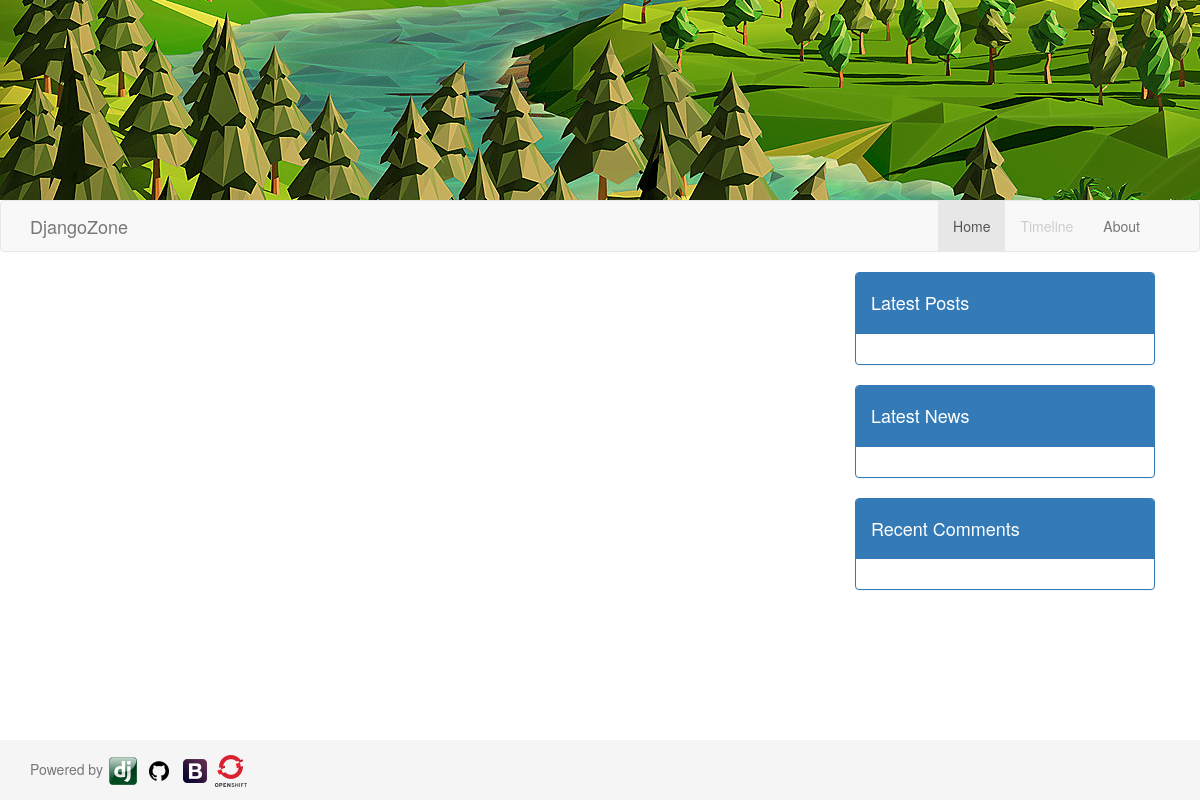
The app's page /, older data.
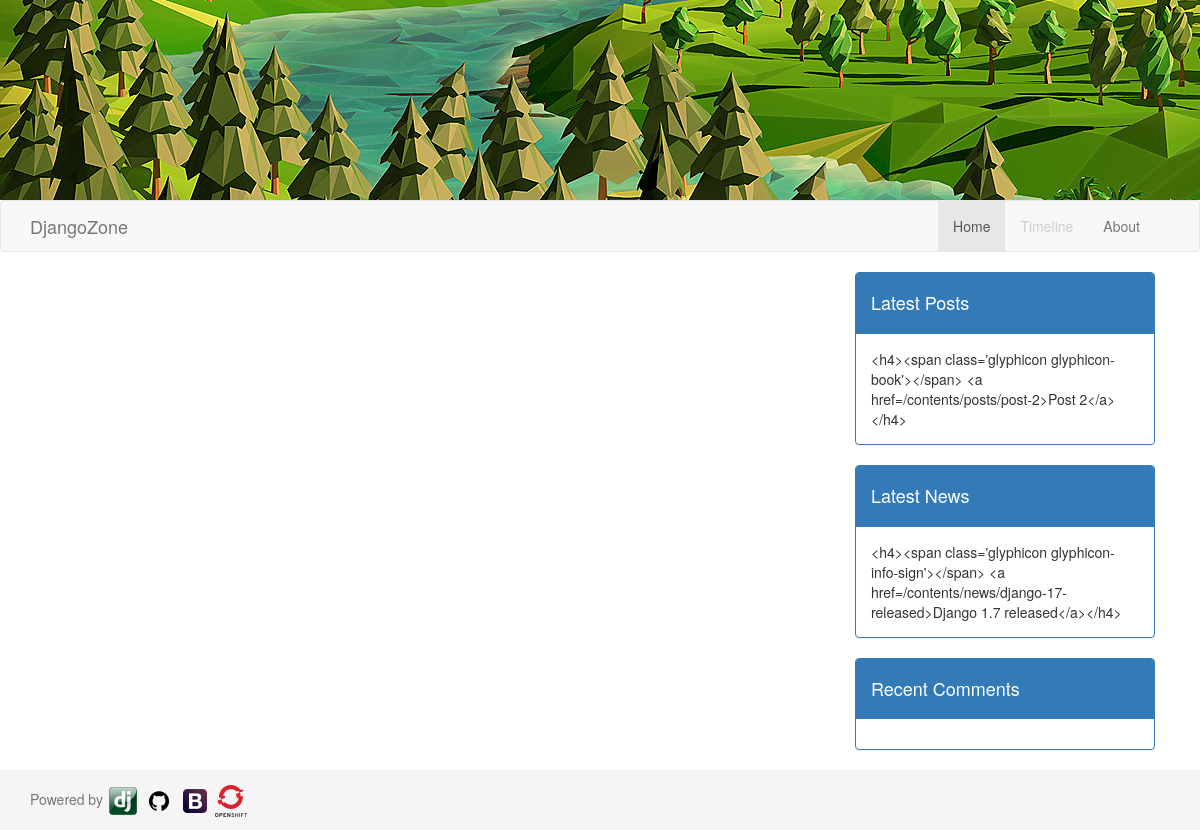
The same page, newer data.
### contents/models.py (models this page shows, shortened)
class Content(models.Model):
    title = models.CharField(max_length=200, unique=True)
    published_on = models.DateField(default=datetime.date.today)
    published = models.BooleanField(default=False)
    author = models.ForeignKey(User)
    content = models.TextField()
    slug = models.SlugField(max_length=200,blank=True)
    tags = TaggableManager(blank=True)
    def __unicode__(self):    #Print object's title when printing the object
        return self.title
    class Meta:     #Order by published_on field (newest first)
        ordering = ["-published_on", ]
        abstract = True

class Post(Content):
    commit = models.CharField(max_length=30, blank=True, null=True)
    branch = models.URLField(max_length=150, blank=True, null=True)
    def get_absolute_url(self):     #Return the url of the object
        return "/contents/posts/%s" % self.slug

class NewsItem(Content):
    def get_absolute_url(self):     #Return the url of the object
        return "/contents/news/%s" % self.slug

### contents/views.py (the view)
# urls.py: url(r'^$', 'contents.views.contents_list', name='contents_list'),
def contents_list(request):
    contents = sorted(
        chain(Post.objects.filter(published=True), NewsItem.objects.filter(published=True)),
        key=attrgetter('published_on'), reverse=True)
    paginator = Paginator(contents, 5)
    page = request.GET.get('page')
    try:
        contents = paginator.page(page)
    except PageNotAnInteger:
        contents = paginator.page(1)
    except EmptyPage:
        contents = paginator.page(paginator.num_pages)
    data = {'objects': contents}
    return render(request, 'contents_list.html', data)

### contents/templatetags/content_tags.py (called while the page is built)
@register.simple_tag
def get_tags(tags, url=None):
    ret_tags = []
    for tag in tags:
        head = "<a href=%s>#" % os.path.join(url, tag) if url else ''
        tail = "</a>" if url else ''
        ret_tags.append(head+str(tag)+tail)
    return ', '.join(ret_tags)

@register.simple_tag
def get_latest_posts(num=5):
    posts = ""
    for post in Post.objects.filter(published=True)[:num]:
        posts += "<h4><span class='glyphicon glyphicon-book'></span> <a href=%s>%s</a></h4>" % (post.get_absolute_url(), post)
    return posts

@register.simple_tag
def get_latest_news(num=5):
    news = ""
    for n in NewsItem.objects.filter(published=True)[:num]:
        news += "<h4><span class='glyphicon glyphicon-info-sign'></span> <a href=%s>%s</a></h4>" % (n.get_absolute_url(), n)
    return news

### contents/templates/contents_list.html (shortened to what this page needs)
{% extends 'home.html' %}
{% load content_tags %}

### common/templates/home.html (shortened to what this page needs)
{% extends 'base.html' %}
{% load content_tags %}
{% block base_template %}
  <div class="container">
    <div class="row">
      <div class="col-md-8">
      </div>
      <div class="col-md-4">
        <div class="col-md-11 col-md-offset-1">
          <div class="panel panel-primary">
            <div class="panel-heading">
              <h4><a style="color:#fff;" href={% url 'posts_list'%}> Latest Posts</a></h4>
            </div>
            <div class="panel-body">
              {% get_latest_posts %}
            </div>
          </div>
          <div class="panel panel-primary">
            <div class="panel-heading">
              <h4><a style="color:#fff;" href={% url 'newsitems_list'%}>Latest News</a></h4>
            </div>
            <div class="panel-body">
              {% get_latest_news %}
            </div>
          </div>
          <div class="panel panel-primary">
            <div class="panel-heading">
              <h4>Recent Comments</h4>
            </div>
            <div id="RecentComments" class="dsq-widget panel-body">
            </div>
          </div>
        </div>
      </div>
    </div>
  </div>
{% endblock %}

### common/templates/base.html (shortened to what this page needs)
{% load staticfiles %}
<!DOCTYPE html>
<html lang="en">
  <head>
    <link rel="stylesheet" type="text/css" href="http://maxcdn.bootstrapcdn.com/bootstrap/3.1.1/css/bootstrap.min.css" />
    <link rel="stylesheet" type="text/css" href={% static "css/styles.css" %}>
  </head>
  <body>
    <div id="header-img" style="background-image: url({% static "img/header.jpg" %});"></div>
    <div class="navbar navbar-default" role="navigation">
      <div class="container">
        <div class="navbar-header">
          <a class="navbar-brand" href="/">DjangoZone</a>
        </div>
        <div class="collapse navbar-collapse">
          <ul class="nav navbar-nav pull-right">
            {% block menu %}
              <li class="active"><a href="/">Home</a></li>
              <li class="disabled"><a href="#packages">Timeline</a></li>
              <li><a href="/about">About</a></li>
            {% endblock menu %}
          </ul>
        </div>
      </div>
    </div>
    {% block base_template %}
    {% endblock %}
    <div id="footer">
      <div class="container">
        <p style="margin-top:15px;" class="text-muted">Powered by
        <a href="http://djangoproject.com" target="blank"><img width=32 height=32 alt="Django" src={% static "img/logos/django.png" %}></img></a>
        <a href="http://github.com" target="blank"><img width=32 height=32 alt="Github" src={% static "img/logos/github.png" %}></img></a>
        <a href="http://getbootstrap.com" target="blank"><img width=32 height=32 alt="Bootstrap" src={% static "img/logos/bootstrap.png" %}></img></a>
        <a href="http://openshift.com" target="blank"><img width=32 height=32 alt="Openshift" src={% static "img/logos/openshift.png" %}></img></a>
      </div>
    </div>
  </body>
</html>

### common/static/css/styles.css (style rules this page uses)
html { position: relative; min-height: 100%; }
body { margin-bottom: 60px; }
#footer { position: absolute; bottom: 0; width: 100%; height: 60px; background-color: #f5f5f5; }
#header-img { height: 200px; background-position-y: -300px; }

Row changes from the older to the newer data that the page shows:
added Post: slug+title "<h4><span class='glyphicon glyphicon-book'></span> <a href=/contents/posts/post-2>Post 2</a></h4>"
added NewsItem: slug+title "<h4><span class='glyphicon glyphicon-info-sign'></span> <a href=/contents/news/django-17-released>Django 1.7 released</a></h4>"
